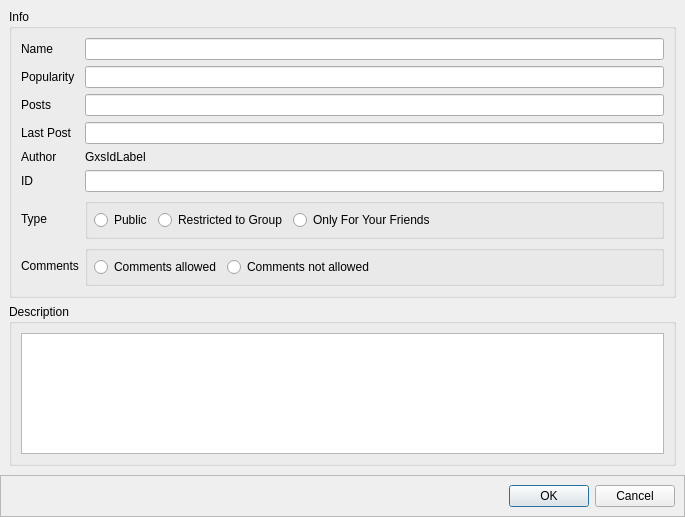
<?xml version="1.0" encoding="UTF-8"?>
<ui version="4.0">
 <class>GxsGroupDialog</class>
 <widget class="QDialog" name="GxsGroupDialog">
  <property name="geometry">
   <rect>
    <x>0</x>
    <y>0</y>
    <width>685</width>
    <height>517</height>
   </rect>
  </property>
  <property name="windowTitle">
   <string notr="true">Create New</string>
  </property>
  <layout class="QGridLayout" name="gridLayout_5">
   <property name="leftMargin">
    <number>0</number>
   </property>
   <property name="topMargin">
    <number>0</number>
   </property>
   <property name="rightMargin">
    <number>0</number>
   </property>
   <property name="bottomMargin">
    <number>0</number>
   </property>
   <property name="horizontalSpacing">
    <number>6</number>
   </property>
   <property name="verticalSpacing">
    <number>0</number>
   </property>
   <item row="0" column="0">
    <widget class="HeaderFrame" name="headerFrame"/>
   </item>
   <item row="1" column="0">
    <widget class="QStackedWidget" name="stackedWidget">
     <property name="frameShape">
      <enum>QFrame::NoFrame</enum>
     </property>
     <property name="frameShadow">
      <enum>QFrame::Raised</enum>
     </property>
     <property name="currentIndex">
      <number>1</number>
     </property>
     <widget class="QWidget" name="createmode">
      <layout class="QGridLayout" name="gridLayout">
       <property name="leftMargin">
        <number>9</number>
       </property>
       <property name="horizontalSpacing">
        <number>6</number>
       </property>
       <property name="verticalSpacing">
        <number>0</number>
       </property>
       <item row="0" column="0">
        <widget class="QGroupBox" name="groupBoxLogo">
         <property name="title">
          <string/>
         </property>
         <layout class="QHBoxLayout" name="horizontalLayout_3">
          <property name="spacing">
           <number>0</number>
          </property>
          <property name="leftMargin">
           <number>4</number>
          </property>
          <property name="topMargin">
           <number>4</number>
          </property>
          <property name="rightMargin">
           <number>4</number>
          </property>
          <property name="bottomMargin">
           <number>4</number>
          </property>
          <item>
           <layout class="QGridLayout" name="gridLayout_4">
            <property name="horizontalSpacing">
             <number>6</number>
            </property>
            <property name="verticalSpacing">
             <number>0</number>
            </property>
            <item row="0" column="0" rowspan="2">
             <widget class="QLabel" name="groupLogo">
              <property name="minimumSize">
               <size>
                <width>64</width>
                <height>64</height>
               </size>
              </property>
              <property name="maximumSize">
               <size>
                <width>64</width>
                <height>64</height>
               </size>
              </property>
              <property name="frameShape">
               <enum>QFrame::StyledPanel</enum>
              </property>
              <property name="frameShadow">
               <enum>QFrame::Raised</enum>
              </property>
              <property name="pixmap">
               <pixmap resource="../images.qrc">:/images/channels.png</pixmap>
              </property>
              <property name="scaledContents">
               <bool>true</bool>
              </property>
             </widget>
            </item>
            <item row="0" column="1">
             <layout class="QHBoxLayout" name="horizontalLayout">
              <property name="spacing">
               <number>6</number>
              </property>
              <property name="leftMargin">
               <number>6</number>
              </property>
              <item>
               <widget class="QLabel" name="label">
                <property name="text">
                 <string>Name</string>
                </property>
               </widget>
              </item>
              <item>
               <widget class="QLineEdit" name="groupName"/>
              </item>
             </layout>
            </item>
            <item row="1" column="1">
             <layout class="QHBoxLayout" name="horizontalLayout_2">
              <property name="spacing">
               <number>9</number>
              </property>
              <property name="leftMargin">
               <number>3</number>
              </property>
              <property name="topMargin">
               <number>3</number>
              </property>
              <property name="rightMargin">
               <number>3</number>
              </property>
              <property name="bottomMargin">
               <number>3</number>
              </property>
              <item>
               <widget class="QPushButton" name="addLogoButton">
                <property name="text">
                 <string>Add Icon</string>
                </property>
                <property name="icon">
                 <iconset resource="../images.qrc">
                  <normaloff>:/images/add_image24.png</normaloff>:/images/add_image24.png</iconset>
                </property>
               </widget>
              </item>
              <item>
               <spacer name="horizontalSpacer_2">
                <property name="orientation">
                 <enum>Qt::Horizontal</enum>
                </property>
                <property name="sizeHint" stdset="0">
                 <size>
                  <width>40</width>
                  <height>20</height>
                 </size>
                </property>
               </spacer>
              </item>
              <item>
               <widget class="QLabel" name="label_2">
                <property name="toolTip">
                 <string>Will be used to send feedback</string>
                </property>
                <property name="text">
                 <string>Owner:</string>
                </property>
               </widget>
              </item>
              <item>
               <widget class="GxsIdChooser" name="idChooser"/>
              </item>
              <item>
               <widget class="QCheckBox" name="pubKeyShare_cb">
                <property name="toolTip">
                 <string>Key recipients can publish to restricted-type group and can view and publish for private-type channels</string>
                </property>
                <property name="text">
                 <string>Share Publish Key</string>
                </property>
               </widget>
              </item>
             </layout>
            </item>
           </layout>
          </item>
         </layout>
        </widget>
       </item>
       <item row="3" column="0">
        <widget class="QGroupBox" name="publishGroupBox">
         <property name="title">
          <string>Publish Signatures</string>
         </property>
         <layout class="QHBoxLayout" name="horizontalLayout_4">
          <property name="spacing">
           <number>6</number>
          </property>
          <property name="leftMargin">
           <number>9</number>
          </property>
          <property name="topMargin">
           <number>4</number>
          </property>
          <property name="rightMargin">
           <number>9</number>
          </property>
          <property name="bottomMargin">
           <number>4</number>
          </property>
          <item>
           <widget class="QRadioButton" name="publish_open">
            <property name="text">
             <string>Open</string>
            </property>
           </widget>
          </item>
          <item>
           <widget class="QRadioButton" name="publish_threads">
            <property name="text">
             <string>New Thread</string>
            </property>
           </widget>
          </item>
          <item>
           <widget class="QRadioButton" name="publish_required">
            <property name="text">
             <string>Required</string>
            </property>
           </widget>
          </item>
          <item>
           <widget class="QRadioButton" name="publish_encrypt">
            <property name="text">
             <string>Encrypted Msgs</string>
            </property>
           </widget>
          </item>
          <item>
           <spacer name="horizontalSpacer_7">
            <property name="orientation">
             <enum>Qt::Horizontal</enum>
            </property>
            <property name="sizeHint" stdset="0">
             <size>
              <width>40</width>
              <height>20</height>
             </size>
            </property>
           </spacer>
          </item>
         </layout>
        </widget>
       </item>
       <item row="4" column="0">
        <widget class="QGroupBox" name="personalGroupBox">
         <property name="title">
          <string>Personal Signatures</string>
         </property>
         <layout class="QHBoxLayout" name="horizontalLayout_6">
          <property name="spacing">
           <number>6</number>
          </property>
          <property name="leftMargin">
           <number>9</number>
          </property>
          <property name="topMargin">
           <number>4</number>
          </property>
          <property name="rightMargin">
           <number>9</number>
          </property>
          <property name="bottomMargin">
           <number>4</number>
          </property>
          <item>
           <widget class="QRadioButton" name="personal_pgp">
            <property name="text">
             <string>PGP Required</string>
            </property>
           </widget>
          </item>
          <item>
           <widget class="QRadioButton" name="personal_required">
            <property name="text">
             <string>Signature Required</string>
            </property>
           </widget>
          </item>
          <item>
           <widget class="QRadioButton" name="personal_ifnopub">
            <property name="text">
             <string>If No Publish Signature</string>
            </property>
           </widget>
          </item>
          <item>
           <spacer name="horizontalSpacer_6">
            <property name="orientation">
             <enum>Qt::Horizontal</enum>
            </property>
            <property name="sizeHint" stdset="0">
             <size>
              <width>40</width>
              <height>20</height>
             </size>
            </property>
           </spacer>
          </item>
         </layout>
        </widget>
       </item>
       <item row="5" column="0">
        <widget class="QGroupBox" name="commentGroupBox">
         <property name="title">
          <string>Comments</string>
         </property>
         <layout class="QHBoxLayout" name="horizontalLayout_5">
          <property name="spacing">
           <number>6</number>
          </property>
          <property name="leftMargin">
           <number>9</number>
          </property>
          <property name="topMargin">
           <number>4</number>
          </property>
          <property name="rightMargin">
           <number>9</number>
          </property>
          <property name="bottomMargin">
           <number>4</number>
          </property>
          <item>
           <widget class="QRadioButton" name="comments_allowed">
            <property name="text">
             <string>Allow Comments</string>
            </property>
           </widget>
          </item>
          <item>
           <widget class="QRadioButton" name="comments_no">
            <property name="text">
             <string>No Comments</string>
            </property>
           </widget>
          </item>
          <item>
           <spacer name="horizontalSpacer_5">
            <property name="orientation">
             <enum>Qt::Horizontal</enum>
            </property>
            <property name="sizeHint" stdset="0">
             <size>
              <width>40</width>
              <height>20</height>
             </size>
            </property>
           </spacer>
          </item>
         </layout>
        </widget>
       </item>
       <item row="6" column="0" colspan="2">
        <widget class="QFrame" name="extraFrame">
         <property name="frameShape">
          <enum>QFrame::StyledPanel</enum>
         </property>
         <property name="frameShadow">
          <enum>QFrame::Raised</enum>
         </property>
        </widget>
       </item>
       <item row="2" column="0">
        <widget class="QGroupBox" name="distribGroupBox">
         <property name="sizePolicy">
          <sizepolicy hsizetype="Expanding" vsizetype="Fixed">
           <horstretch>0</horstretch>
           <verstretch>0</verstretch>
          </sizepolicy>
         </property>
         <property name="title">
          <string>Message Distribution</string>
         </property>
         <layout class="QVBoxLayout" name="verticalLayout">
          <property name="spacing">
           <number>0</number>
          </property>
          <item>
           <widget class="QRadioButton" name="typePublic">
            <property name="sizePolicy">
             <sizepolicy hsizetype="Minimum" vsizetype="Expanding">
              <horstretch>0</horstretch>
              <verstretch>0</verstretch>
             </sizepolicy>
            </property>
            <property name="text">
             <string>Public</string>
            </property>
            <property name="icon">
             <iconset resource="../images.qrc">
              <normaloff>:/images/network.png</normaloff>:/images/network.png</iconset>
            </property>
            <property name="iconSize">
             <size>
              <width>24</width>
              <height>24</height>
             </size>
            </property>
           </widget>
          </item>
          <item>
           <layout class="QHBoxLayout" name="horizontalLayout_8">
            <item>
             <widget class="QRadioButton" name="typeGroup">
              <property name="sizePolicy">
               <sizepolicy hsizetype="Minimum" vsizetype="Expanding">
                <horstretch>0</horstretch>
                <verstretch>0</verstretch>
               </sizepolicy>
              </property>
              <property name="text">
               <string>Restricted to Group</string>
              </property>
              <property name="icon">
               <iconset resource="../images.qrc">
                <normaloff>:/images/user/agt_forum24.png</normaloff>:/images/user/agt_forum24.png</iconset>
              </property>
              <property name="iconSize">
               <size>
                <width>24</width>
                <height>24</height>
               </size>
              </property>
             </widget>
            </item>
            <item>
             <widget class="GxsCircleChooser" name="circleComboBox"/>
            </item>
           </layout>
          </item>
          <item>
           <layout class="QHBoxLayout" name="horizontalLayout_7">
            <item>
             <widget class="QRadioButton" name="typeLocal">
              <property name="sizePolicy">
               <sizepolicy hsizetype="Minimum" vsizetype="Expanding">
                <horstretch>0</horstretch>
                <verstretch>0</verstretch>
               </sizepolicy>
              </property>
              <property name="text">
               <string>Only For Your Friends</string>
              </property>
              <property name="icon">
               <iconset resource="../images.qrc">
                <normaloff>:/images/user/friends24.png</normaloff>:/images/user/friends24.png</iconset>
              </property>
              <property name="iconSize">
               <size>
                <width>24</width>
                <height>24</height>
               </size>
              </property>
             </widget>
            </item>
            <item>
             <widget class="GxsCircleChooser" name="localComboBox"/>
            </item>
           </layout>
          </item>
         </layout>
        </widget>
       </item>
       <item row="1" column="0">
        <widget class="QGroupBox" name="groupBox">
         <property name="title">
          <string>Description</string>
         </property>
         <layout class="QVBoxLayout">
          <item>
           <widget class="MimeTextEdit" name="groupDesc"/>
          </item>
         </layout>
        </widget>
       </item>
       <item row="0" column="1" rowspan="6">
        <widget class="QDockWidget" name="contactsdockWidget">
         <property name="enabled">
          <bool>true</bool>
         </property>
         <property name="sizePolicy">
          <sizepolicy hsizetype="Preferred" vsizetype="Preferred">
           <horstretch>0</horstretch>
           <verstretch>0</verstretch>
          </sizepolicy>
         </property>
         <property name="maximumSize">
          <size>
           <width>300</width>
           <height>524287</height>
          </size>
         </property>
         <property name="sizeIncrement">
          <size>
           <width>220</width>
           <height>0</height>
          </size>
         </property>
         <property name="baseSize">
          <size>
           <width>0</width>
           <height>0</height>
          </size>
         </property>
         <property name="toolTip">
          <string>check peers you would like to share private publish key with</string>
         </property>
         <property name="floating">
          <bool>false</bool>
         </property>
         <property name="features">
          <set>QDockWidget::NoDockWidgetFeatures</set>
         </property>
         <property name="windowTitle">
          <string>Share Key With</string>
         </property>
         <widget class="QWidget" name="dockWidgetContents">
          <layout class="QGridLayout" name="_2">
           <property name="leftMargin">
            <number>0</number>
           </property>
           <property name="topMargin">
            <number>0</number>
           </property>
           <property name="rightMargin">
            <number>0</number>
           </property>
           <property name="bottomMargin">
            <number>0</number>
           </property>
           <property name="spacing">
            <number>0</number>
           </property>
           <item row="0" column="0">
            <widget class="FriendSelectionWidget" name="keyShareList" native="true">
             <property name="sizePolicy">
              <sizepolicy hsizetype="Preferred" vsizetype="Expanding">
               <horstretch>0</horstretch>
               <verstretch>4</verstretch>
              </sizepolicy>
             </property>
             <property name="minimumSize">
              <size>
               <width>20</width>
               <height>0</height>
              </size>
             </property>
             <property name="maximumSize">
              <size>
               <width>300</width>
               <height>16777215</height>
              </size>
             </property>
             <property name="sizeIncrement">
              <size>
               <width>220</width>
               <height>0</height>
              </size>
             </property>
             <property name="baseSize">
              <size>
               <width>200</width>
               <height>0</height>
              </size>
             </property>
            </widget>
           </item>
          </layout>
         </widget>
        </widget>
       </item>
      </layout>
     </widget>
     <widget class="QWidget" name="showmode">
      <layout class="QGridLayout" name="gridLayout_6">
       <item row="0" column="0">
        <widget class="QGroupBox" name="groupBox_2">
         <property name="title">
          <string>Info</string>
         </property>
         <layout class="QGridLayout" name="_3">
          <item row="7" column="1">
           <widget class="QGroupBox" name="distribGroupBox_2">
            <property name="sizePolicy">
             <sizepolicy hsizetype="Expanding" vsizetype="Fixed">
              <horstretch>0</horstretch>
              <verstretch>0</verstretch>
             </sizepolicy>
            </property>
            <property name="title">
             <string/>
            </property>
            <layout class="QGridLayout" name="gridLayout_2">
             <property name="leftMargin">
              <number>6</number>
             </property>
             <property name="topMargin">
              <number>6</number>
             </property>
             <property name="rightMargin">
              <number>6</number>
             </property>
             <property name="bottomMargin">
              <number>6</number>
             </property>
             <item row="0" column="1">
              <widget class="QRadioButton" name="typeGroup_3">
               <property name="sizePolicy">
                <sizepolicy hsizetype="Minimum" vsizetype="Expanding">
                 <horstretch>0</horstretch>
                 <verstretch>0</verstretch>
                </sizepolicy>
               </property>
               <property name="text">
                <string>Restricted to Group</string>
               </property>
               <property name="icon">
                <iconset resource="../images.qrc">
                 <normaloff>:/images/user/agt_forum24.png</normaloff>:/images/user/agt_forum24.png</iconset>
               </property>
               <property name="iconSize">
                <size>
                 <width>16</width>
                 <height>16</height>
                </size>
               </property>
              </widget>
             </item>
             <item row="0" column="0">
              <widget class="QRadioButton" name="typePublic_3">
               <property name="sizePolicy">
                <sizepolicy hsizetype="Minimum" vsizetype="Expanding">
                 <horstretch>0</horstretch>
                 <verstretch>0</verstretch>
                </sizepolicy>
               </property>
               <property name="text">
                <string>Public</string>
               </property>
               <property name="icon">
                <iconset resource="../images.qrc">
                 <normaloff>:/images/network.png</normaloff>:/images/network.png</iconset>
               </property>
               <property name="iconSize">
                <size>
                 <width>16</width>
                 <height>16</height>
                </size>
               </property>
              </widget>
             </item>
             <item row="0" column="2">
              <widget class="QRadioButton" name="typeLocal_3">
               <property name="sizePolicy">
                <sizepolicy hsizetype="Minimum" vsizetype="Expanding">
                 <horstretch>0</horstretch>
                 <verstretch>0</verstretch>
                </sizepolicy>
               </property>
               <property name="text">
                <string>Only For Your Friends</string>
               </property>
               <property name="icon">
                <iconset resource="../images.qrc">
                 <normaloff>:/images/user/friends24.png</normaloff>:/images/user/friends24.png</iconset>
               </property>
               <property name="iconSize">
                <size>
                 <width>16</width>
                 <height>16</height>
                </size>
               </property>
              </widget>
             </item>
             <item row="0" column="3">
              <spacer name="horizontalSpacer_4">
               <property name="orientation">
                <enum>Qt::Horizontal</enum>
               </property>
               <property name="sizeHint" stdset="0">
                <size>
                 <width>40</width>
                 <height>20</height>
                </size>
               </property>
              </spacer>
             </item>
            </layout>
           </widget>
          </item>
          <item row="8" column="1">
           <widget class="QGroupBox" name="commentGroupBox_2">
            <property name="title">
             <string/>
            </property>
            <layout class="QHBoxLayout" name="horizontalLayout_14">
             <property name="spacing">
              <number>6</number>
             </property>
             <property name="leftMargin">
              <number>6</number>
             </property>
             <property name="topMargin">
              <number>6</number>
             </property>
             <property name="rightMargin">
              <number>6</number>
             </property>
             <property name="bottomMargin">
              <number>6</number>
             </property>
             <item>
              <widget class="QRadioButton" name="comments_allowed_3">
               <property name="text">
                <string>Comments allowed</string>
               </property>
              </widget>
             </item>
             <item>
              <widget class="QRadioButton" name="comments_no_3">
               <property name="text">
                <string>Comments not allowed</string>
               </property>
              </widget>
             </item>
             <item>
              <spacer name="horizontalSpacer_3">
               <property name="orientation">
                <enum>Qt::Horizontal</enum>
               </property>
               <property name="sizeHint" stdset="0">
                <size>
                 <width>40</width>
                 <height>20</height>
                </size>
               </property>
              </spacer>
             </item>
            </layout>
           </widget>
          </item>
          <item row="0" column="0">
           <widget class="QLabel" name="label_3">
            <property name="text">
             <string>Name</string>
            </property>
           </widget>
          </item>
          <item row="0" column="1">
           <widget class="QLineEdit" name="nameline">
            <property name="readOnly">
             <bool>true</bool>
            </property>
           </widget>
          </item>
          <item row="1" column="1">
           <widget class="QLineEdit" name="popline">
            <property name="readOnly">
             <bool>true</bool>
            </property>
           </widget>
          </item>
          <item row="5" column="1">
           <widget class="QLineEdit" name="IDline">
            <property name="readOnly">
             <bool>true</bool>
            </property>
           </widget>
          </item>
          <item row="3" column="1">
           <widget class="QLineEdit" name="lastpostline">
            <property name="readOnly">
             <bool>true</bool>
            </property>
           </widget>
          </item>
          <item row="5" column="0">
           <widget class="QLabel" name="label_4">
            <property name="text">
             <string>ID</string>
            </property>
           </widget>
          </item>
          <item row="3" column="0">
           <widget class="QLabel" name="label_11">
            <property name="text">
             <string>Last Post</string>
            </property>
           </widget>
          </item>
          <item row="1" column="0">
           <widget class="QLabel" name="label_10">
            <property name="text">
             <string>Popularity</string>
            </property>
           </widget>
          </item>
          <item row="2" column="1">
           <widget class="QLineEdit" name="postsline">
            <property name="text">
             <string/>
            </property>
            <property name="readOnly">
             <bool>true</bool>
            </property>
           </widget>
          </item>
          <item row="2" column="0">
           <widget class="QLabel" name="label_6">
            <property name="text">
             <string>Posts</string>
            </property>
           </widget>
          </item>
          <item row="8" column="0">
           <widget class="QLabel" name="commentslabel">
            <property name="text">
             <string>Comments</string>
            </property>
           </widget>
          </item>
          <item row="7" column="0">
           <widget class="QLabel" name="label_5">
            <property name="text">
             <string>Type</string>
            </property>
            <property name="alignment">
             <set>Qt::AlignLeading|Qt::AlignLeft|Qt::AlignVCenter</set>
            </property>
           </widget>
          </item>
          <item row="4" column="0">
           <widget class="QLabel" name="label_7">
            <property name="text">
             <string>Author</string>
            </property>
           </widget>
          </item>
          <item row="4" column="1">
           <widget class="GxsIdLabel" name="authorLabel">
            <property name="text">
             <string>GxsIdLabel</string>
            </property>
           </widget>
          </item>
         </layout>
        </widget>
       </item>
       <item row="1" column="0">
        <widget class="QGroupBox" name="groupBox_3">
         <property name="title">
          <string>Description</string>
         </property>
         <layout class="QGridLayout" name="_4">
          <item row="0" column="0">
           <widget class="QTextEdit" name="descriptiontextEdit">
            <property name="readOnly">
             <bool>true</bool>
            </property>
           </widget>
          </item>
         </layout>
        </widget>
       </item>
      </layout>
     </widget>
    </widget>
   </item>
   <item row="2" column="0">
    <widget class="QFrame" name="frame">
     <property name="frameShape">
      <enum>QFrame::StyledPanel</enum>
     </property>
     <property name="frameShadow">
      <enum>QFrame::Raised</enum>
     </property>
     <layout class="QGridLayout" name="gridLayout_3">
      <item row="0" column="1">
       <widget class="QDialogButtonBox" name="buttonBox">
        <property name="standardButtons">
         <set>QDialogButtonBox::Cancel|QDialogButtonBox::Ok</set>
        </property>
       </widget>
      </item>
      <item row="0" column="0">
       <spacer name="horizontalSpacer">
        <property name="orientation">
         <enum>Qt::Horizontal</enum>
        </property>
        <property name="sizeHint" stdset="0">
         <size>
          <width>40</width>
          <height>20</height>
         </size>
        </property>
       </spacer>
      </item>
     </layout>
    </widget>
   </item>
  </layout>
 </widget>
 <customwidgets>
  <customwidget>
   <class>GxsIdLabel</class>
   <extends>QLabel</extends>
   <header>gui/gxs/GxsIdLabel.h</header>
  </customwidget>
  <customwidget>
   <class>GxsIdChooser</class>
   <extends>QComboBox</extends>
   <header>gui/gxs/GxsIdChooser.h</header>
  </customwidget>
  <customwidget>
   <class>GxsCircleChooser</class>
   <extends>QComboBox</extends>
   <header>gui/gxs/GxsCircleChooser.h</header>
  </customwidget>
  <customwidget>
   <class>HeaderFrame</class>
   <extends>QFrame</extends>
   <header>gui/common/HeaderFrame.h</header>
   <container>1</container>
  </customwidget>
  <customwidget>
   <class>FriendSelectionWidget</class>
   <extends>QWidget</extends>
   <header>gui/common/FriendSelectionWidget.h</header>
   <container>1</container>
  </customwidget>
  <customwidget>
   <class>MimeTextEdit</class>
   <extends>QTextEdit</extends>
   <header location="global">gui/common/MimeTextEdit.h</header>
  </customwidget>
 </customwidgets>
 <resources>
  <include location="../images.qrc"/>
 </resources>
 <connections/>
</ui>
